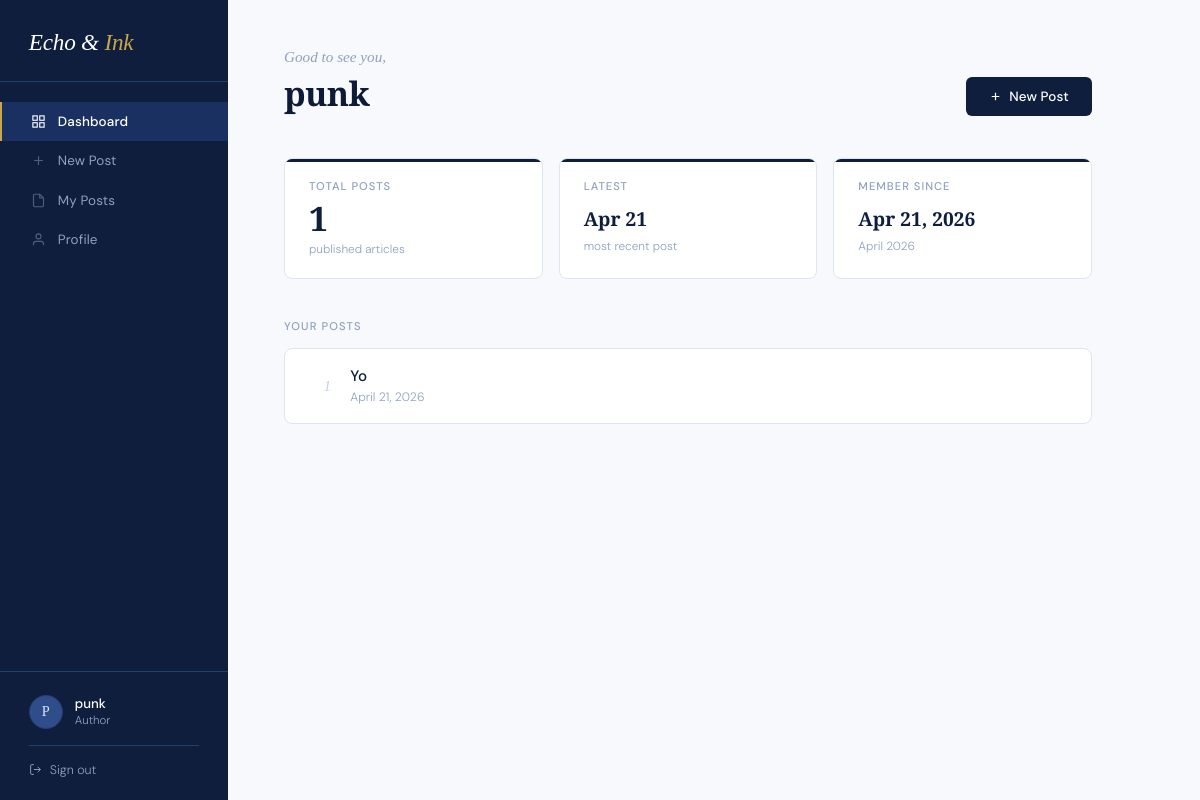
The app's page /dashboard/ (signed in) with its own data.
### blogs/models.py (models this page shows, shortened)
class User(AbstractBaseUser, PermissionsMixin):
    class UserType(models.TextChoices):
        READER = 'reader', 'Reader'
        AUTHOR = 'author', 'Author'
        ADMIN = 'admin', 'Admin'
    id = models.AutoField(primary_key=True)
    username = models.CharField(max_length=150, unique=True)
    email = models.EmailField(unique=True)
    userType = models.CharField(
        max_length=10,
        choices=UserType.choices,
        default=UserType.READER
    )
    is_staff = models.BooleanField(default=False)
    is_active = models.BooleanField(default=True)
    date_joined = models.DateTimeField(auto_now_add=True)
    updated_at = models.DateTimeField(auto_now=True)
    profile_picture = CloudinaryField('profile_picture', blank=True, null=True)
    objects = CustomUserManager()
    USERNAME_FIELD = 'email'
    REQUIRED_FIELDS = ['username']

class Post(models.Model):
    title = models.CharField(max_length=200)
    content = models.TextField()
    image = CloudinaryField('image', blank=True, null=True)
    created_at = models.DateTimeField(auto_now_add=True)
    author = models.ForeignKey(User, on_delete=models.CASCADE)
    views = models.PositiveIntegerField(default=0)

### blogs/views.py (the view)
# urls.py: path('dashboard/', views.dashboard_view, name='dashboard'),
@login_required(login_url='login')
def dashboard_view(request):
    posts = Post.objects.filter(author=request.user).order_by('-created_at')
    return render(request, 'dashboard/index.html', {'posts': posts})

### blogs/templates/dashboard/index.html (shortened to what this page needs)
<!DOCTYPE html>
<html lang="en">
<head>
</head>
<body>
<div class="layout">
    <aside>
        <a href="/" class="brand">Echo &amp; <span>Ink</span></a>
        <ul class="sidebar-nav">
            <li>
                <a href="{% url 'dashboard' %}" class="active">
                    <svg width="15" height="15" viewBox="0 0 24 24" fill="none" stroke="currentColor" stroke-width="1.8"><rect x="3" y="3" width="7" height="7"/><rect x="14" y="3" width="7" height="7"/><rect x="3" y="14" width="7" height="7"/><rect x="14" y="14" width="7" height="7"/></svg>
                    Dashboard
                </a>
            </li>
            <li>
                <a href="{% url 'create_post' %}">
                    <svg width="15" height="15" viewBox="0 0 24 24" fill="none" stroke="currentColor" stroke-width="1.8"><path d="M12 5v14M5 12h14"/></svg>
                    New Post
                </a>
            </li>
            <li>
                <a href="{% url 'my_post' %}">
                    <svg width="15" height="15" viewBox="0 0 24 24" fill="none" stroke="currentColor" stroke-width="1.8"><path d="M14 2H6a2 2 0 0 0-2 2v16a2 2 0 0 0 2 2h12a2 2 0 0 0 2-2V8z"/><polyline points="14,2 14,8 20,8"/></svg>
                    My Posts
                </a>
            </li>
            <li>
                <a href="{% url 'profile' %}">
                    <svg width="15" height="15" viewBox="0 0 24 24" fill="none" stroke="currentColor" stroke-width="1.8"><path d="M20 21v-2a4 4 0 0 0-4-4H8a4 4 0 0 0-4 4v2"/><circle cx="12" cy="7" r="4"/></svg>
                    Profile
                </a>
            </li>
        </ul>
        <div class="sidebar-bottom">
            <div class="user-chip">
                <div class="user-avatar">{{ request.user.username|slice:":1"|upper }}</div>
                <div>
                    <div class="user-name">{{ request.user.username }}</div>
                    <div class="user-role">Author</div>
                </div>
            </div>
            <a href="{% url 'logout' %}" class="logout-link">
                <svg width="13" height="13" viewBox="0 0 24 24" fill="none" stroke="currentColor" stroke-width="1.8"><path d="M9 21H5a2 2 0 0 1-2-2V5a2 2 0 0 1 2-2h4"/><polyline points="16,17 21,12 16,7"/><line x1="21" y1="12" x2="9" y2="12"/></svg>
                Sign out
            </a>
        </div>
    </aside>
    <main>
        <div class="page-header">
            <div>
                <p class="greeting">Good to see you,</p>
                <h1 class="page-title">{{ request.user.username }}</h1>
            </div>
            <a href="{% url 'create_post' %}" class="btn-new">
                <svg width="13" height="13" viewBox="0 0 24 24" fill="none" stroke="currentColor" stroke-width="2.2"><path d="M12 5v14M5 12h14"/></svg>
                New Post
            </a>
        </div>
        <div class="stats-row">
            <div class="stat-card">
                <div class="stat-label">Total Posts</div>
                <div class="stat-value">{{ posts|length }}</div>
                <div class="stat-sub">published articles</div>
            </div>
            <div class="stat-card">
                <div class="stat-label">Latest</div>
                <div class="stat-value" style="font-size:1.2rem; line-height:1.3; padding-top:0.3rem;">
                    {% if posts %}{{ posts.0.created_at|date:"M j" }}{% else %}—{% endif %}
                </div>
                <div class="stat-sub">most recent post</div>
            </div>
            <div class="stat-card">
                <div class="stat-label">Member since</div>
                <div class="stat-value" style="font-size:1.2rem; line-height:1.3; padding-top:0.3rem;">
                    {{ request.user.date_joined|date:"M j, Y" }}
                </div>
                <div class="stat-sub">{{ request.user.date_joined|date:"F Y" }}</div>
            </div>
        </div>
        <div class="section-header">
            <span class="section-title">Your posts</span>
        </div>
        {% if posts %}
        <div class="posts-list">
            {% for post in posts %}
            <div class="post-row">
                <span class="post-index">{{ forloop.counter }}</span>
                <div class="post-info">
                    <div class="post-title-text">{{ post.title }}</div>
                    <div class="post-date">{{ post.created_at|date:"F j, Y" }}</div>
                </div>
            </div>
            {% endfor %}
        </div>
        {% endif %}
    </main>
</div>
</body>
</html>

### records on screen
User: user.username "P", user.username "punk", user.date_joined "Apr 21, 2026", user.date_joined "April 2026"
Post: created_at "Apr 21", title "Yo", created_at "April 21, 2026"

### other values on screen
{{ posts|length }} "1"
